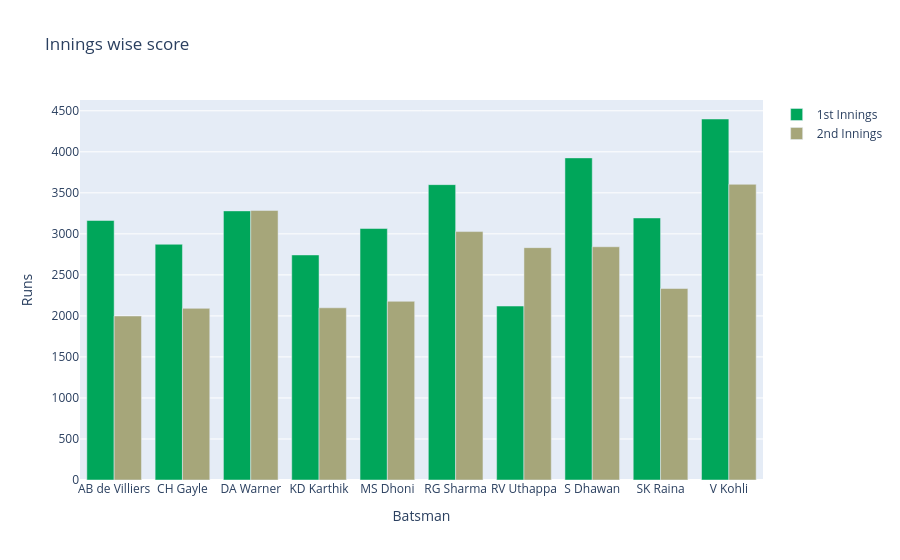

Notebook code for this chart:
### Code cell
## nested

iw=top10_df.groupby(['batter','inning'])['batsman_runs'].sum().reset_index()
mask=iw['inning']==1
mask2=iw['inning']==2

one=iw[mask]
two=iw[mask2]


one.rename(columns={"batsman_runs":'1st Innings'},inplace=True)
two.rename(columns={'batsman_runs':'2nd Innings'},inplace=True)
final=one.merge(two,on='batter')[['batter','1st Innings','2nd Innings']]


trace1=go.Bar(x=final['batter'],y=final['1st Innings'],name='1st Innings',marker={'color':"#00a65a"})
trace2=go.Bar(x=final['batter'],y=final['2nd Innings'],name='2nd Innings',marker={'color':"#a6a67a"})

data=[trace1,trace2]

layout=go.Layout(title='Innings wise score',
                 xaxis={'title':'Batsman'},
                 yaxis={'title':'Runs'},
                 )

fig=go.Figure(data=data,layout=layout)

fig.show()

### Figure 1 — Plotly figure (JSON) as saved in the notebook; plotly's stock layout.template omitted (floating-point values rounded to 4 significant figures)
{"data": [{"marker": {"color": "#00a65a"}, "name": "1st Innings", "type": "bar", "x": ["AB de Villiers", "CH Gayle", "DA Warner", "KD Karthik", "MS Dhoni", "RG Sharma", "RV Uthappa", "S Dhawan", "SK Raina", "V Kohli"], "y": [3163, 2873, 3280, 2743, 3065, 3600, 2120, 3926, 3194, 4400]}, {"marker": {"color": "#a6a67a"}, "name": "2nd Innings", "type": "bar", "x": ["AB de Villiers", "CH Gayle", "DA Warner", "KD Karthik", "MS Dhoni", "RG Sharma", "RV Uthappa", "S Dhawan", "SK Raina", "V Kohli"], "y": [1999, 2092, 3285, 2099, 2178, 3028, 2832, 2843, 2334, 3604]}], "layout": {"title": {"text": "Innings wise score"}, "xaxis": {"title": {"text": "Batsman"}}, "yaxis": {"title": {"text": "Runs"}}}}
